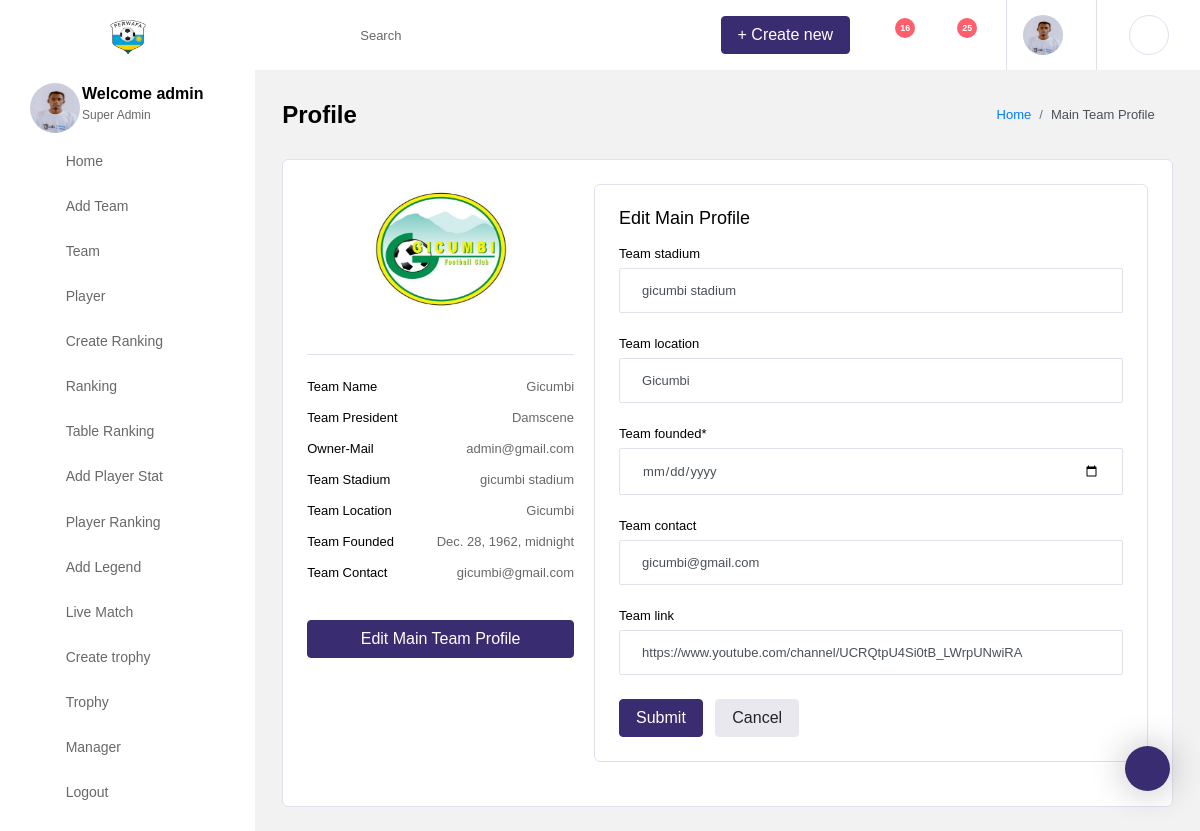
The page /dashboard/team_detail/5/team_profile (signed in) on the database as committed earlier.
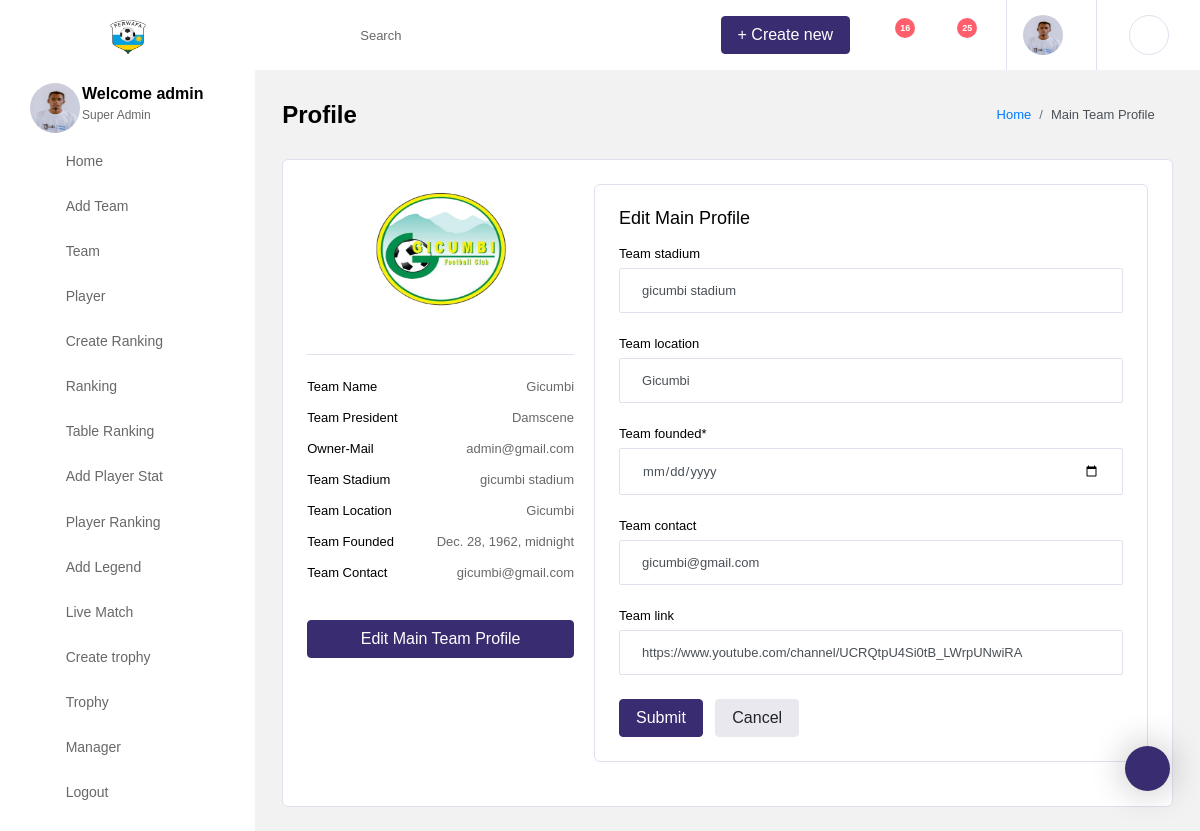
The same page on the database as committed later.
### team/models.py (models this page shows, shortened)
class Team(models.Model):
    user = models.ForeignKey(User, on_delete=models.SET_NULL, null=True)
    team_name = models.CharField(max_length=50)
    team_picture = models.ImageField(upload_to='images/', default='team_logo.png')
    team_president = models.CharField(max_length=100)
    player = models.ManyToManyField('Player')
    class Meta:
        verbose_name_plural = "Team"
        ordering = ['-id']

### team/views.py (the view)
# urls.py: path('team_detail/<int:id>/team_profile', team_profile, name='team_profile'),
@login_required
def team_profile(request, id):
    user = request.user
    user_profile = get_object_or_404(User_profile, user=user)
    team = get_object_or_404(Team, id=id)
    profile_team_user = get_object_or_404(Team_profile, team=team)
    form = Team_Profile_Form(request.POST or None, instance=profile_team_user)
    if form.is_valid():
        form.save()
    context = {
        'user': user,
        'profile': user_profile,
        'team': team,
        'team_profile': profile_team_user,
        'form': form
    }
    return render(request, 'dashboard_home/team_profile.html', context)

### team/forms.py
class Team_Profile_Form(forms.ModelForm):
    team_founded = forms.DateField(
        widget=forms.TextInput(
            attrs={'type': 'date'}
        )
    )
    team_contact = forms.EmailField(max_length=200, required=False)
    class Meta:
        model = Team_profile
        fields = ['team_stadium', 'team_location', 'team_founded', 'team_contact', 'team_link']

### team/templates/dashboard_home/team_profile.html (shortened to what the changed rows need)
{% extends 'dashboard/base.html' %}
{% load static %}
{% load crispy_forms_tags %}
{% block content %}
    <div class="main-panel">
        <div class="content-wrapper">
          <div class="row">
            <div class="col-12">
              <div class="card">
                <div class="card-body">
                  <div class="row">
                    <div class="col-lg-4">
                      <div class="border-bottom text-center pb-4">
                        <img src="{{ team.team_picture.url }}" alt="profile" class="img-lg rounded-circle mb-3" style="height: 130px; width: 150px;"/>
                      </div>
                      <div class="py-4">
                        <p class="clearfix">
                          <span class="float-left">
                            Team Name
                          </span>
                          <span class="float-right text-muted">
                            {{ team.team_name }}
                          </span>
                        </p>
                        <p class="clearfix">
                          <span class="float-left">
                            Team President
                          </span>
                          <span class="float-right text-muted">
                            {{ team.team_president }}
                          </span>
                        </p>
                      </div>
                    </div>
                  </div>
                </div>
              </div>
            </div>
          </div>
        </div>
      </div>
{% endblock %}

Rows that differ between the two databases and show on the page:
changed Team "Gicumbi": team_picture: a different picture
